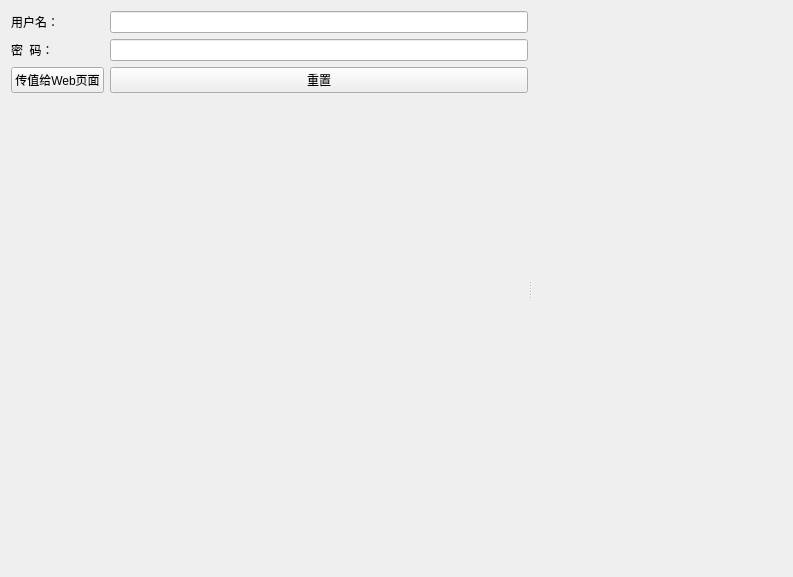
<?xml version="1.0" encoding="UTF-8"?>
<ui version="4.0">
 <class>Form</class>
 <widget class="QWidget" name="Form">
  <property name="geometry">
   <rect>
    <x>0</x>
    <y>0</y>
    <width>793</width>
    <height>577</height>
   </rect>
  </property>
  <property name="windowTitle">
   <string>学点编程吧：PyQt5与Web页面交互2</string>
  </property>
  <layout class="QVBoxLayout" name="verticalLayout">
   <property name="leftMargin">
    <number>11</number>
   </property>
   <property name="topMargin">
    <number>11</number>
   </property>
   <item>
    <widget class="QSplitter" name="splitter">
     <property name="orientation">
      <enum>Qt::Horizontal</enum>
     </property>
     <property name="opaqueResize">
      <bool>false</bool>
     </property>
     <property name="childrenCollapsible">
      <bool>false</bool>
     </property>
     <widget class="QWidget" name="formLayoutWidget">
      <layout class="QFormLayout" name="formLayout">
       <item row="0" column="0">
        <widget class="QLabel" name="label">
         <property name="text">
          <string>用户名：</string>
         </property>
        </widget>
       </item>
       <item row="0" column="1">
        <widget class="QLineEdit" name="lineEdit_username"/>
       </item>
       <item row="1" column="0">
        <widget class="QLabel" name="label_2">
         <property name="text">
          <string>密  码：</string>
         </property>
        </widget>
       </item>
       <item row="1" column="1">
        <widget class="QLineEdit" name="lineEdit_pwd">
         <property name="echoMode">
          <enum>QLineEdit::Password</enum>
         </property>
        </widget>
       </item>
       <item row="2" column="0">
        <widget class="QPushButton" name="pb_submit">
         <property name="text">
          <string>传值给Web页面</string>
         </property>
        </widget>
       </item>
       <item row="2" column="1">
        <widget class="QPushButton" name="pb_reset">
         <property name="text">
          <string>重置</string>
         </property>
        </widget>
       </item>
      </layout>
     </widget>
     <widget class="QWidget" name="widget" native="true"/>
    </widget>
   </item>
  </layout>
 </widget>
 <resources/>
 <connections/>
</ui>
